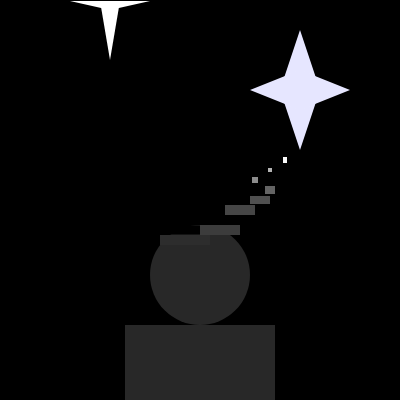
Frame 1 (no input)
Frame 60 (no input): identical to frame 1, image omitted
Frame 120 (the mouse pressed at the canvas centre since frame 60): identical to frame 1, image omitted

The p5.js sketch that drew this single still picture (run headless with seeded random() and noise() and a simulated clock; from frame 60 on, the mouse is pressed at the canvas centre):

// p5.js sketch
// ── sketch.js
//  https://editor.p5js.org/qz658/sketches/_6gLk0dSg

function setup() {
  createCanvas(400, 400);
}

function draw() {
  background(0);
  draw_head();
  draw_body();
}

function draw_head() {
  rectMode(CENTER);
  fill(40);
  stroke(0, 0);
  rect(200, 400, 150, 150);
  ellipse(200, 275, 100);
}

function draw_body() {
  fill(45);
  rect(185, 240, 50, 10);
  fill(60);
  rect(220, 230, 40, 10);
  fill(70);
  rect(240, 210, 30, 10);
  fill(80);
  rect(260, 200, 20, 8);
  fill(100);
  rect(270, 190, 10, 8);
  fill(140);
  square(255, 180, 6);
  fill(180);
  square(270, 170, 4);
  fill(250, 250, 250);
  rect(285, 160, 4, 6);

  noStroke();
  fill(0);
  rect(176, 230, 48, 9);

  fill(230, 230, 255);
  quad(300, 30, 320, 90, 300, 150, 280, 90);
  quad(250, 90, 300, 70, 350, 90, 300, 110);
  fill(255);
  triangle(70, 1, 150, 1, 110, 10);
  triangle(100, 1, 120, 1, 110, 60);
}
